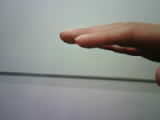
#> input picture arducam/output0.jpg, 160 x 120 px, found by its file name
$ jupyter execute image_aug.ipynb
#> lines starting #> are read from the running program, lines starting #| are printed output that depends on the picture
[cell 1]
from PIL import Image

[cell 2]
# load 0.jpeg and 1.jpeg
img1 = Image.open(f'test_data/0/output0.jpg')
#> img1 is the input picture: PIL image 160x120 RGB; mean R, G, B 139.2, 139.7, 136.7
img2 = Image.open(f'test_data/0/output1.jpg')
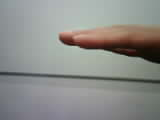
#> input picture arducam/output1.jpg, 160 x 120 px, found by its file name
#> img2 is the input picture: PIL image 160x120 RGB; mean R, G, B 140.6, 141.2, 137.9
#display both in matplotlib
import matplotlib.pyplot as plt
plt.figure()
plt.subplot(1,2,1)
plt.imshow(img1)
plt.subplot(1,2,2)
plt.imshow(img2)
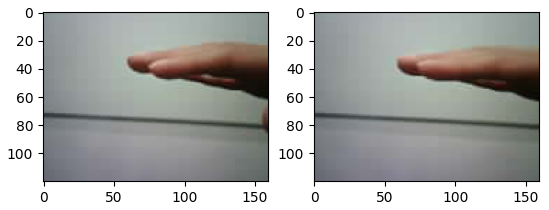
#> figure drawn by matplotlib, 2 panels

[cell 3]
from scipy.ndimage import gaussian_filter

# apply a gaussian filter to both images
img1_gauss = gaussian_filter(img1, sigma=2)
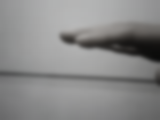
#> img1_gauss: shape (120, 160, 3); mean R, G, B 137.2, 137.1, 136.9
img2_gauss = gaussian_filter(img2, sigma=2)
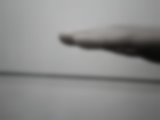
#> img2_gauss: shape (120, 160, 3); mean R, G, B 138.6, 138.5, 138.2

# display both images using matplotlib
plt.figure()
plt.subplot(1, 2, 1)
plt.imshow(img1_gauss)
plt.subplot(1, 2, 2)
plt.imshow(img2_gauss)

[cell 4]
# Convert numpy arrays to PIL images
img1_gauss_bw = Image.fromarray(img1_gauss).convert('L')
img2_gauss_bw = Image.fromarray(img2_gauss).convert('L')

# Display both images using matplotlib
plt.figure()
plt.subplot(1, 2, 1)
plt.imshow(img1_gauss_bw, cmap='gray')
plt.subplot(1, 2, 2)
plt.subplot(1,2,2)
plt.imshow(img2_gauss_bw, cmap='gray')

[cell 5]
# add gaussian noise to both original images
import numpy as np
img1 = np.array(img1)
img2 = np.array(img2)
img1_gauss = img1 + np.random.normal(0, 40, img1.shape)
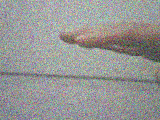
#> img1_gauss: shape (120, 160, 3) float64; mean R, G, B 138.8, 139.7, 136.7; drawn with min black and max white
#normalize
img1_gauss = np.clip(img1_gauss, 0, 255).astype(np.uint8)
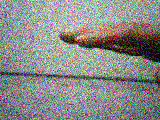
#> img1_gauss: shape (120, 160, 3); mean R, G, B 138.4, 139.5, 136.7
img2_gauss = img2 + np.random.normal(0, 40, img2.shape)
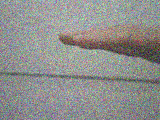
#> img2_gauss: shape (120, 160, 3) float64; mean R, G, B 140.9, 141.9, 137.8; drawn with min black and max white
#normalize
img2_gauss = np.clip(img2_gauss, 0, 255).astype(np.uint8)
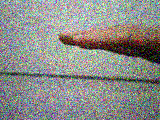
#> img2_gauss: shape (120, 160, 3); mean R, G, B 140.5, 141.7, 137.8
#display
plt.figure()
plt.subplot(1,2,1)
plt.imshow(img1_gauss)
plt.subplot(1,2,2)
plt.imshow(img2_gauss)
